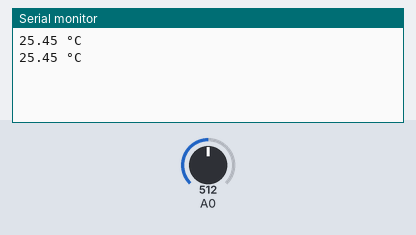
The sketch below on a simulated Arduino Uno, built with avr-gcc and run on an emulated ATmega328P. Parts: the last lines printed to the serial monitor. The inputs (shaded band) are chosen by the test bench; at power-on: A0 = 512.

Above: at 2.8 s.
2.9 s: A0 set to 0
At 4.8 s:
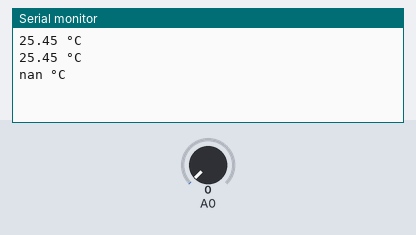
7.5 s: A0 set to 122
At 9.0 s:
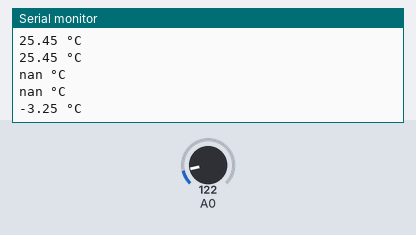

Measured:
- after the input at 2.9 s, the serial monitor: prints a new line after 1.1 s (image 1)
- after the input at 7.5 s, the serial monitor: prints a new line after 0.50 s (image 2)

The sketch:

temperatura.ino
```cpp
// Valores constantes
float R0 = 10000.0; // Resistência nominal do termistor em ohms
float Vin = 5.0;    // Tensão de alimentação em volts
float fator = 0.7194949494949725;


// Coeficientes para o cálculo da temperatura
float coeficiente[3] = {-1.1011e-03, 5.9740e-04, -1.3336e-06};

void setup() {
  // Inicializa a comunicação serial
  Serial.begin(9600);
}

// Função para calcular a resistência do termistor
float resistencia(float V) {
  return float (R0 * (Vin - V)) / V;
}

// Função para calcular a tensão do termistor
float tensao(float coeficiente) {
  return float (coeficiente / 1023) * Vin;
}

// Função para calcular a temperatura usando a equação de Steinhart-Hart
float temperatura(float R) {
  return 1.0 / ((coeficiente[0] + coeficiente[1] * log(R) + coeficiente[2] * pow(log(R), 3))) - 273.0 + fator;
}

void loop() {
  // Realiza a leitura analógica do pino A0
  float leitura = analogRead(A0);

  // Calcula a tensão do termistor
  float V0 = tensao(leitura);

  // Calcula a resistência do termistor
  float resistor = resistencia(V0);

  // Calcula a temperatura usando a equação de Steinhart-Hart
  float temp = temperatura(resistor);

  // Imprime a temperatura no monitor serial
  Serial.print(temp);
  Serial.println(" °C");

  // Aguarda 10 segundos antes de realizar a próxima leitura
  delay(2000);
}
```
